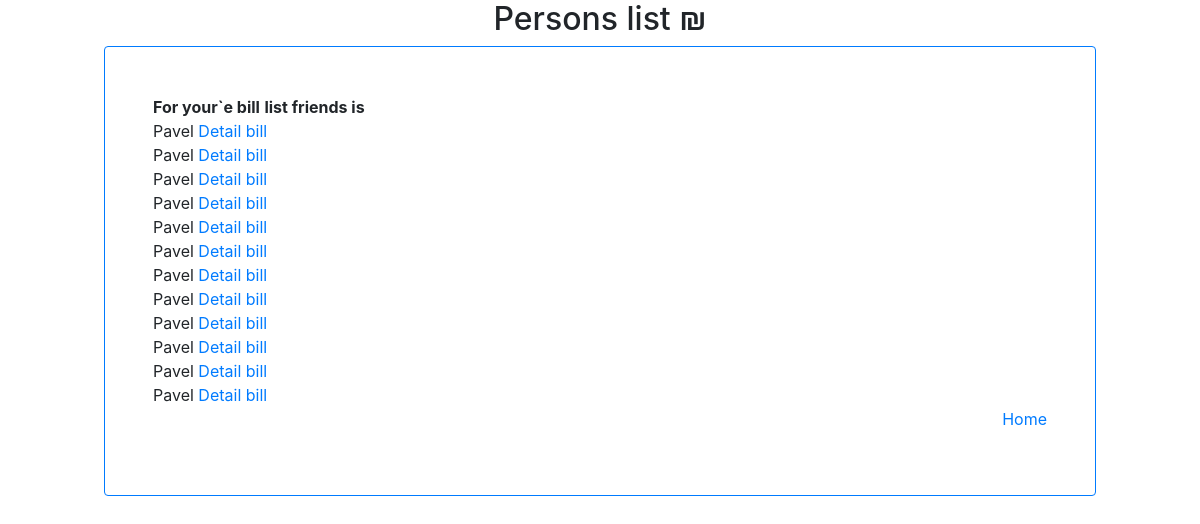
The page /111/persons/ on the database its author committed.
### split_bill/models.py (models this page shows, shortened)
class Person(models.Model):
    bill = models.ForeignKey(Bill, on_delete=models.CASCADE)
    person_name = models.CharField(max_length=50)
    summa = models.DecimalField(max_digits=6, decimal_places=2, null=True)

### split_bill/views.py (the view)
# urls.py: path('<int:bill_id>/persons/', views.persons_list, name='persons_list'),
def persons_list(request, bill_id):
    bill = get_object_or_404(Bill,
                             id=bill_id)
    persons = bill.person_set.all()
    return render(request,
                  'split_bill/persons_list.html',
                  {'persons': persons,
                   'header': 'Persons list'})

### split_bill/templates/split_bill/persons_list.html (shortened to what this page needs)
{% extends "split_bill/index.html" %}
{% block content %}
<strong>For your`e bill</strong>
<strong>list friends is</strong>
{% for person in persons %}
<br>{{ person.person_name }}<a href="{% url 'split_bill:person_detail' person.id %}"> Detail bill</a>
{% endfor %}
<p align="bottom" style="text-align: right"><a href="{% url 'split_bill:index' %}">Home</a></p>
{% endblock %}

### split_bill/templates/split_bill/index.html (shortened to what this page needs)
{% load bootstrap4 %}
{% load static %}
{% bootstrap_css%}
<!DOCTYPE html>
<html>
    <head>
    </head>
    <body>
        <div class="container-fluid">
            <h2 style="text-align: center">{{ header }}  &#8362;</h2>
            <div class="row justify-content-center">
                <div class="col-sm-10 pr-sm-1 pl-sm-1">
                    <div class="p-5 border border-primary rounded" >
                        {% block content %}{% endblock %}
                    </div>
                </div>
            </div>
        </div>
    </body>
</html>

### rows shown on the page
Person: person_name "Pavel"
Person: person_name "Pavel"
Person: person_name "Pavel"
Person: person_name "Pavel"
Person: person_name "Pavel"
Person: person_name "Pavel"
Person: person_name "Pavel"
Person: person_name "Pavel"
Person: person_name "Pavel"
Person: person_name "Pavel"
Person: person_name "Pavel"
Person: person_name "Pavel"

### other values the page prints
{{ header }} "Persons list"
